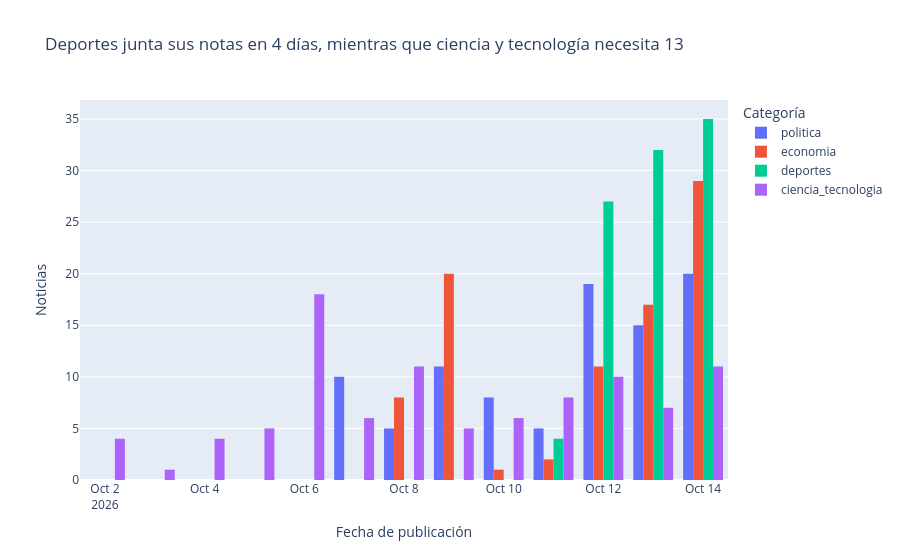

Notebook code for this chart:
### Code cell
dias = df.groupby("etiqueta")["fecha"].nunique()
fig = px.histogram(
    df, x="fecha", color="etiqueta", barmode="group",
    labels={"fecha": "Fecha de publicación", "etiqueta": "Categoría", "count": "Noticias"},
    title=(f"Deportes junta sus notas en {dias['deportes']} días, "
           f"mientras que ciencia y tecnología necesita {dias['ciencia_tecnologia']}"),
)
fig.update_layout(yaxis_title="Noticias")
fig.show()
fig.write_html("graficos/2_fechas.html")
